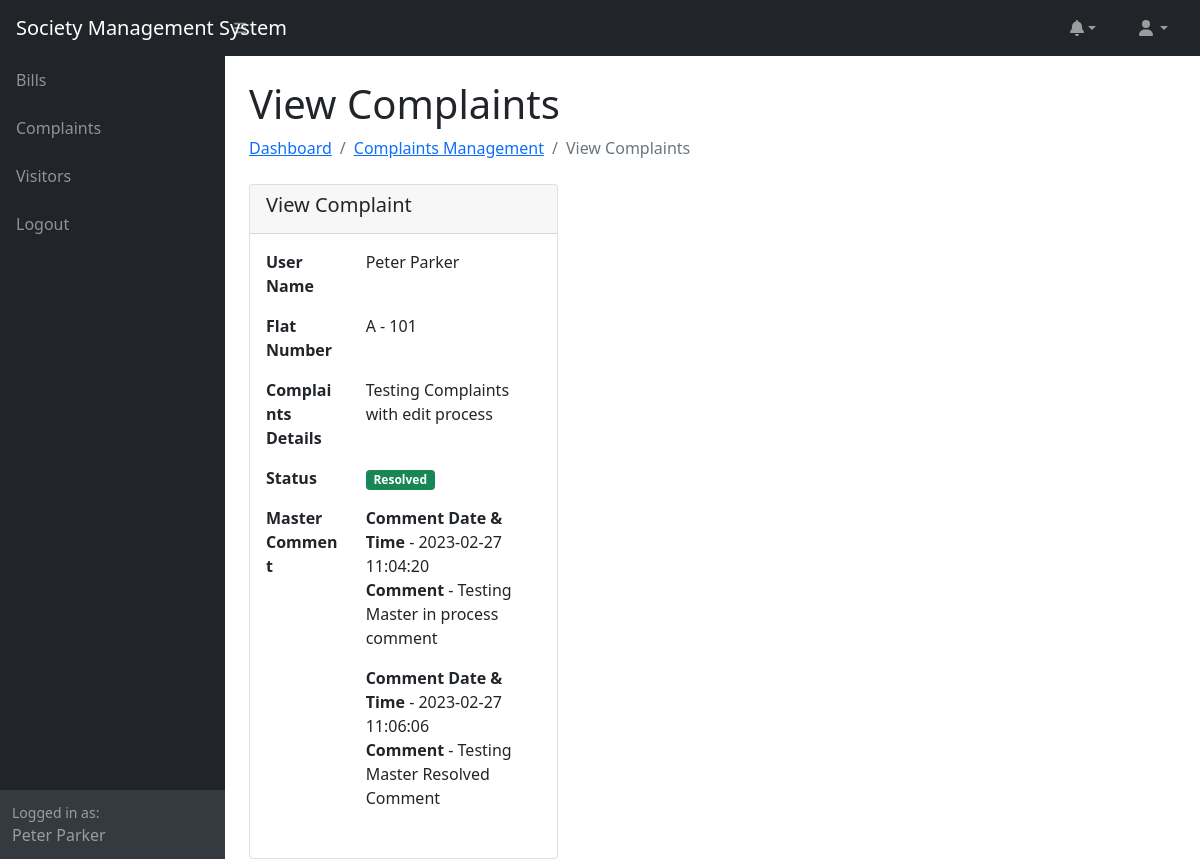
The app's page /view_complaint.php?id=1 (signed in) with its own data.
### tables this page shows
CREATE TABLE `complaints` (
  `id` int(11) UNSIGNED NOT NULL,
  `user_id` int(11) UNSIGNED NOT NULL,
  `flat_id` int(11) UNSIGNED NOT NULL,
  `description` text NOT NULL,
  `master_comment` text NOT NULL,
  `status` enum('pending','in_progress','resolved') NOT NULL,
  `created_at` timestamp NOT NULL DEFAULT current_timestamp()
);

CREATE TABLE `users` (
  `id` int(11) UNSIGNED NOT NULL,
  `name` varchar(255) NOT NULL,
  `contact` varchar(100) NOT NULL,
  `email` varchar(255) NOT NULL,
  `password` varchar(255) NOT NULL,
  `role` enum('admin','user') NOT NULL,
  `created_at` timestamp NOT NULL DEFAULT current_timestamp() ON UPDATE current_timestamp()
);

CREATE TABLE `flats` (
  `id` int(11) UNSIGNED NOT NULL,
  `flat_number` varchar(255) NOT NULL,
  `floor` int(11) NOT NULL,
  `block_number` varchar(10) NOT NULL,
  `flat_type` varchar(30) NOT NULL,
  `created_at` timestamp NOT NULL DEFAULT current_timestamp()
);

### view_complaint.php (the view, shortened to what this page needs)
<?php
require_once 'config.php';
if(isset($_GET['id']))
{
	$sql = '
	SELECT complaints.id, users.name, flats.flat_number, flats.block_number, complaints.description, complaints.status, complaints.created_at, complaints.master_comment, complaints.user_id FROM complaints
		JOIN users ON users.id = complaints.user_id
		JOIN flats ON flats.id = complaints.flat_id
		WHERE complaints.id = ?
	';
	$stmt = $pdo->prepare($sql);
	$stmt->execute([$_GET['id']]);
	$complaint = $stmt->fetch(PDO::FETCH_ASSOC);
}
include('header.php');
?>
<div class="container-fluid px-4">
    <h1 class="mt-4">View Complaints</h1>
    <ol class="breadcrumb mb-4">
    	<li class="breadcrumb-item"><a href="dashboard.php">Dashboard</a></li>
        <li class="breadcrumb-item"><a href="complaints.php">Complaints Management</a></li>
        <li class="breadcrumb-item active">View Complaints</li>
    </ol>
	<div class="col-md-4">
		<div class="card">
			<div class="card-header">
				<h5 class="card-title">View Complaint</h5>
			</div>
			<div class="card-body">
				<div class="row mb-3">
					<div class="col-md-4"><b>User Name</b></div>
					<div class="col-md-8"><?php echo (isset($complaint['name'])) ? $complaint['name'] : 'NA'; ?></div>
				</div>
				<div class="row mb-3">
					<div class="col-md-4"><b>Flat Number</b></div>
					<div class="col-md-8"><?php echo (isset($complaint['flat_number'])) ? $complaint['block_number'] . ' - ' . $complaint['flat_number'] : 'NA'; ?></div>
				</div>
				<div class="row mb-3">
					<div class="col-md-4"><b>Complaints Details</b></div>
					<div class="col-md-8"><?php echo (isset($complaint['description'])) ? $complaint['description'] : 'NA'; ?></div>
				</div>
				<?php
				$status = '';
				if(isset($complaint['status']))
				{
					if($complaint['status'] == 'resolved')
					{
						$status = '<span class="badge bg-success">Resolved</span>';
					}
				}
				?>
				<div class="row mb-3">
					<div class="col-md-4"><b>Status</b></div>
					<div class="col-md-8"><?php echo $status; ?></div>
				</div>
				<?php
				if(isset($complaint['master_comment']))
				{
					if($complaint['master_comment'] != '')
					{
						$master_comment = json_decode($complaint['master_comment'], true);
						if(count($master_comment) > 0)
						{
							echo '
							<div class="row mb-3">
								<div class="col-md-4"><b>Master Comment</b></div>
								<div class="col-md-8">
							';
							foreach($master_comment as $comment)
							{
								echo '<p><b>Comment Date & Time</b> - ' . $comment['datetime'] . '<br />';
								echo '<b>Comment</b> - ' . $comment['details'] . '</p>';
							}
							echo '</div>
							</div>
							';
						}
					}
				}
				?>
			</div>
		</div>
	</div>
</div>
<?php
include('footer.php');
?>

### records on screen
complaints: user.name "Peter Parker", flat.block_number "A", flat.flat_number "101", description "Testing Complaints with edit process"

### other values on screen
$_SESSION['user_name'] "Peter Parker"
$comment['datetime'] "2023-02-27 11:04:20"
$comment['details'] "Testing Master in process comment"
$comment['datetime'] "2023-02-27 11:06:06"
$comment['details'] "Testing Master Resolved Comment"
